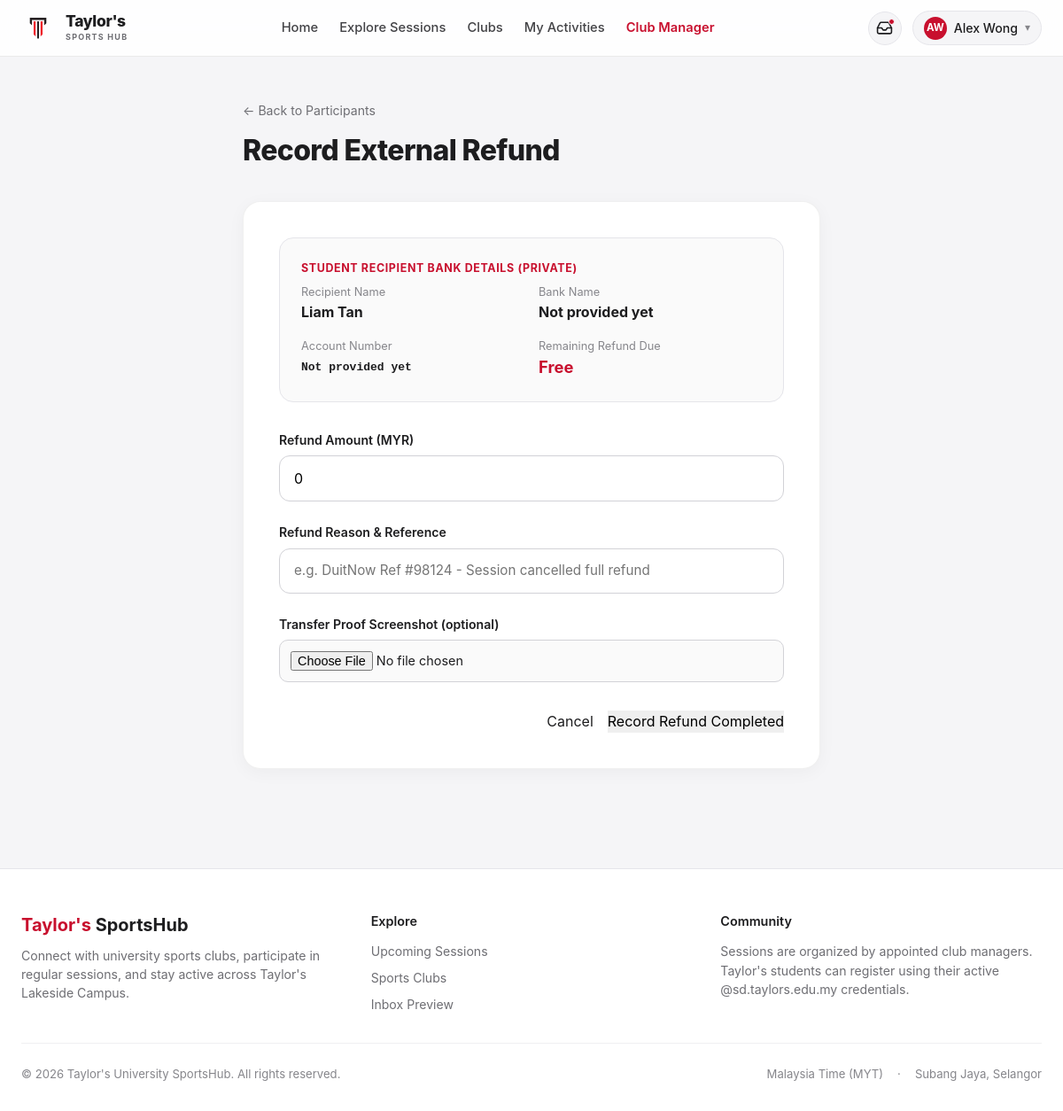
The app's page /manager/record-refund.php?id=1 (signed in) with its own data.
### tables this page shows
CREATE TABLE IF NOT EXISTS `users` (
  `id` INT AUTO_INCREMENT PRIMARY KEY,
  `name` VARCHAR(100) NOT NULL,
  `email` VARCHAR(150) NOT NULL UNIQUE,
  `password_hash` VARCHAR(255) NOT NULL,
  `role` ENUM('student', 'admin') NOT NULL DEFAULT 'student',
  `status` ENUM('active', 'suspended') NOT NULL DEFAULT 'active',
  `phone` VARCHAR(30) NULL,
  `created_at` TIMESTAMP DEFAULT CURRENT_TIMESTAMP,
  `updated_at` TIMESTAMP DEFAULT CURRENT_TIMESTAMP ON UPDATE CURRENT_TIMESTAMP
);

CREATE TABLE IF NOT EXISTS `registrations` (
  `id` INT AUTO_INCREMENT PRIMARY KEY,
  `session_id` INT NOT NULL,
  `user_id` INT NOT NULL,
  `status` ENUM('awaiting_payment', 'awaiting_approval', 'payment_rejected', 'confirmed', 'cancellation_pending', 'cancelled', 'expired') NOT NULL DEFAULT 'confirmed',
  `price_snapshot` DECIMAL(10, 2) NOT NULL DEFAULT 0.00,
  `payment_instructions_snapshot` TEXT NULL,
  `payment_deadline` DATETIME NULL,
  `receipt_path` VARCHAR(255) NULL,
  `receipt_uploaded_at` DATETIME NULL,
  `rejection_reason` VARCHAR(255) NULL,
  `cancellation_requested_at` DATETIME NULL,
  `cancellation_reason` VARCHAR(255) NULL,
  `recipient_bank_name` VARCHAR(100) NULL,
  `recipient_account_name` VARCHAR(150) NULL,
  `recipient_account_number` VARCHAR(50) NULL,
  `created_at` TIMESTAMP DEFAULT CURRENT_TIMESTAMP,
  `updated_at` TIMESTAMP DEFAULT CURRENT_TIMESTAMP ON UPDATE CURRENT_TIMESTAMP,
  UNIQUE KEY `unique_session_user` (`session_id`, `user_id`),
  CONSTRAINT `fk_reg_session` FOREIGN KEY (`session_id`) REFERENCES `sessions` (`id`) ON DELETE CASCADE,
  CONSTRAINT `fk_reg_user` FOREIGN KEY (`user_id`) REFERENCES `users` (`id`) ON DELETE CASCADE
);

### includes/auth.php (called while the page is built, shortened)
<?php
function is_logged_in(): bool {
    return !empty($_SESSION['user_id']);
}
function current_user(): ?array {
    static $cached_user = null;
    if ($cached_user !== null && $cached_user['id'] === (int)$_SESSION['user_id']) {
        return $cached_user;
    }
    $db = get_db_connection();
    $stmt = $db->prepare("SELECT id, name, email, role, status, phone, created_at FROM users WHERE id = :id LIMIT 1");
    $stmt->execute([':id' => $_SESSION['user_id']]);
    $user = $stmt->fetch();
    $cached_user = $user;
    return $user;
}
function require_login(?string $redirect = null): array {
    $user = current_user();
    return $user;
}

### config/app.php (called while the page is built, shortened)
<?php
function app_url(string $path): string {
    return APP_BASE_PATH . '/' . ltrim($path, '/');
}

### manager/record-refund.php (the view, shortened to what this page needs)
<?php
require_once __DIR__ . '/../includes/auth.php';
require_once __DIR__ . '/../includes/helpers.php';
$user = require_login();
$reg_id = (int)($_GET['id'] ?? 0);
$db = get_db_connection();
$stmt = $db->prepare("SELECT r.*, u.name AS student_name, u.email AS student_email,
                             s.title AS session_title, s.club_id, s.session_date
                      FROM registrations r
                      INNER JOIN users u ON r.user_id = u.id
                      INNER JOIN sessions s ON r.session_id = s.id
                      WHERE r.id = :id LIMIT 1");
$stmt->execute([':id' => $reg_id]);
$reg = $stmt->fetch();
$is_self = ($reg['user_id'] === $user['id']);
$stmt = $db->prepare("SELECT COALESCE(SUM(amount), 0) FROM refund_records WHERE registration_id = :id");
$stmt->execute([':id' => $reg_id]);
$total_refunded = (float)$stmt->fetchColumn();
$price_owed = (float)$reg['price_snapshot'];
$remaining_owed = max(0.00, $price_owed - $total_refunded);
require_once __DIR__ . '/../includes/header.php';
?>
<div style="max-width: 700px; margin: 0 auto; padding: 3rem 1.5rem;">
    <div style="margin-bottom: 2rem;">
        <a href="<?= app_url('/manager/participants.php?session_id=' . $reg['session_id']) ?>" style="color: #6e6e73; text-decoration: none; font-size: 0.88rem;">← Back to Participants</a>
        <h1 style="font-size: 2rem; font-weight: 800; color: #1d1d1f; margin: 0.5rem 0 0; letter-spacing: -0.02em;">
            Record External Refund
        </h1>
    </div>
    <div style="background: #fff; border-radius: 20px; border: 1px solid rgba(0,0,0,0.06); box-shadow: 0 4px 20px rgba(0,0,0,0.04); padding: 2.5rem;">
        <div style="background: #fafafa; border-radius: 16px; border: 1px solid #e5e5ea; padding: 1.5rem; margin-bottom: 2rem;">
            <span style="font-size: 0.78rem; text-transform: uppercase; font-weight: 700; color: #c8102e; letter-spacing: 0.05em; display: block; margin-bottom: 0.5rem;">
                Student Recipient Bank Details (Private)
            </span>
            <div style="display: grid; grid-template-columns: 1fr 1fr; gap: 1rem;">
                <div>
                    <span style="font-size: 0.8rem; color: #86868b; display: block;">Recipient Name</span>
                    <strong style="color: #1d1d1f;"><?= e($reg['recipient_account_name'] ?: $reg['student_name']) ?></strong>
                </div>
                <div>
                    <span style="font-size: 0.8rem; color: #86868b; display: block;">Bank Name</span>
                    <strong style="color: #1d1d1f;"><?= e($reg['recipient_bank_name'] ?: 'Not provided yet') ?></strong>
                </div>
                <div>
                    <span style="font-size: 0.8rem; color: #86868b; display: block;">Account Number</span>
                    <strong style="color: #1d1d1f; font-family: monospace;"><?= e($reg['recipient_account_number'] ?: 'Not provided yet') ?></strong>
                </div>
                <div>
                    <span style="font-size: 0.8rem; color: #86868b; display: block;">Remaining Refund Due</span>
                    <strong style="color: #c8102e; font-size: 1.15rem;"><?= format_price($remaining_owed) ?></strong>
                </div>
            </div>
        </div>
        <?php if (!$is_self): ?>
            <form method="POST" action="<?= $_SERVER['REQUEST_URI'] ?>" enctype="multipart/form-data">
                <div style="margin-bottom: 1.5rem;">
                    <label for="amount" style="display: block; font-size: 0.88rem; font-weight: 600; color: #1d1d1f; margin-bottom: 0.4rem;">
                        Refund Amount (MYR)
                    </label>
                    <input type="number" step="0.01" min="0.01" max="<?= $remaining_owed ?>" id="amount" name="amount" value="<?= $remaining_owed ?>" required style="width: 100%; padding: 0.8rem 1rem; border-radius: 12px; border: 1px solid #d2d2d7; font-size: 1rem; box-sizing: border-box;">
                </div>
                <div style="margin-bottom: 1.5rem;">
                    <label for="reason" style="display: block; font-size: 0.88rem; font-weight: 600; color: #1d1d1f; margin-bottom: 0.4rem;">
                        Refund Reason & Reference
                    </label>
                    <input type="text" id="reason" name="reason" placeholder="e.g. DuitNow Ref #98124 - Session cancelled full refund" required style="width: 100%; padding: 0.8rem 1rem; border-radius: 12px; border: 1px solid #d2d2d7; font-size: 0.95rem; box-sizing: border-box;">
                </div>
                <div style="margin-bottom: 2rem;">
                    <label for="proof" style="display: block; font-size: 0.88rem; font-weight: 600; color: #1d1d1f; margin-bottom: 0.4rem;">
                        Transfer Proof Screenshot (optional)
                    </label>
                    <input type="file" id="proof" name="proof" accept="image/png,image/jpeg,image/webp,application/pdf" style="width: 100%; padding: 0.75rem; background: #fafafa; border: 1px solid #d2d2d7; border-radius: 10px; font-size: 0.9rem;">
                </div>
                <div style="display: flex; justify-content: flex-end; gap: 1rem;">
                    <a href="<?= app_url('/manager/participants.php?session_id=' . $reg['session_id']) ?>" class="btn-hero-secondary" style="display: inline-block;">
                        Cancel
                    </a>
                    <button type="submit" class="btn-hero-primary" style="border: none; cursor: pointer;">
                        Record Refund Completed
                    </button>
                </div>
            </form>
        <?php endif; ?>
    </div>
</div>
<?php require_once __DIR__ . '/../includes/footer.php'; ?>

### includes/header.php (shortened to what this page needs)
<?php
require_once __DIR__ . '/auth.php';
require_once __DIR__ . '/helpers.php';
$current_user = current_user();
$current_page = basename($_SERVER['PHP_SELF']);
$managed_clubs = $current_user ? get_user_managed_clubs($current_user['id']) : [];
$is_any_manager = !empty($managed_clubs) || ($current_user && $current_user['role'] === 'admin');
?>
<!DOCTYPE html>
<html lang="en">
<head>
    <link rel="stylesheet" href="<?= APP_BASE_PATH ?>/assets/css/style.css">
</head>
<body>
<header class="site-nav">
    <div class="nav-container">
        <a href="<?= APP_BASE_PATH ?>/index.php" class="brand-group" aria-label="Taylor's SportsHub Home">
            <?= get_site_logo_html() ?>
            <div class="brand-text">
                <span class="brand-title">Taylor's</span>
                <span class="brand-subtitle">SPORTS HUB</span>
            </div>
        </a>
        <nav class="nav-links" aria-label="Main Navigation">
            <a href="<?= APP_BASE_PATH ?>/index.php" class="nav-item <?= $current_page === 'index.php' ? 'active' : '' ?>">Home</a>
            <a href="<?= APP_BASE_PATH ?>/sessions.php" class="nav-item <?= in_array($current_page, ['sessions.php', 'session-detail.php']) ? 'active' : '' ?>">Explore Sessions</a>
            <a href="<?= APP_BASE_PATH ?>/clubs.php" class="nav-item <?= in_array($current_page, ['clubs.php', 'club.php']) ? 'active' : '' ?>">Clubs</a>
            <?php if ($current_user): ?>
                <a href="<?= APP_BASE_PATH ?>/my-activities.php" class="nav-item <?= in_array($current_page, ['my-activities.php', 'payment.php', 'cancel-registration.php']) ? 'active' : '' ?>">My Activities</a>
                <?php if ($is_any_manager): ?>
                    <a href="<?= APP_BASE_PATH ?>/manager/sessions.php" class="nav-item <?= str_contains($_SERVER['SCRIPT_NAME'] ?? '', '/manager/') ? 'active' : '' ?>" style="color: #c8102e; font-weight: 600;">Club Manager</a>
                <?php endif; ?>
            <?php endif; ?>
        </nav>
        <div class="nav-auth-actions">
            <?php if ($current_user): ?>
                <a href="<?= APP_BASE_PATH ?>/inbox.php" class="nav-inbox-btn <?= $current_page === 'inbox.php' ? 'active' : '' ?>" title="Inbox notifications (Prototype preview)" aria-label="Inbox notifications">
                    <svg width="19" height="19" fill="none" stroke="currentColor" stroke-width="2" stroke-linecap="round" stroke-linejoin="round" viewBox="0 0 24 24"><path d="M22 12h-6l-2 3h-4l-2-3H2"/><path d="M5.45 5.11 2 12v6a2 2 0 0 0 2 2h16a2 2 0 0 0 2-2v-6l-3.45-6.89A2 2 0 0 0 16.76 4H7.24a2 2 0 0 0-1.79 1.11z"/></svg>
                    <span class="nav-inbox-dot" aria-hidden="true"></span>
                </a>
                <div class="user-pill" tabindex="0" aria-label="User profile menu">
                    <div class="user-avatar-badge"><?= get_initials($current_user['name']) ?></div>
                    <span><?= e($current_user['name']) ?></span>
                    <span style="font-size: 0.75rem; color: #86868b;">▾</span>
                </div>
            <?php else: ?>
                <a href="<?= APP_BASE_PATH ?>/login.php" class="btn-nav-login">Sign in</a>
                <a href="<?= APP_BASE_PATH ?>/register.php" class="btn-nav-signup">Sign up</a>
            <?php endif; ?>
        </div>
    </div>
</header>
<main id="main-content">

### assets/css/style.css (style rules this page uses)
:root { --font-family: -apple-system, BlinkMacSystemFont, "SF Pro Text", "SF Pro Display", -apple-system-subheadline, "SF Pro", system-ui, "Helvetica Neue", Helvetica, Arial, sans-serif; --font-serif: "New York", Georgia, Cambria, "Times New Roman", Times, serif; --bg-page: #f5f5f7; --bg-surface-subtle: #fbfbfd; --bg-surface-card: #ffffff; --text-main: #1d1d1f; --text-secondary: #424245; --text-muted: #6e6e73; --text-light: #86868b; --color-primary: #c81e27; --color-primary-hover: #b01820; --color-primary-active: #941219; --color-primary-light: #fff2f2; --color-primary-border: #fecdd3; --color-primary-glow: rgba(200, 30, 39, 0.14); --badge-open-bg: rgba(52, 199, 89, 0.12); --badge-open-text: #248a3d; --badge-open-border: rgba(52, 199, 89, 0.28); --badge-full-bg: rgba(255, 59, 48, 0.11); --badge-full-text: #d70015; --badge-full-border: rgba(255, 59, 48, 0.25); --badge-waitlist-bg: rgba(255, 149, 0, 0.12); --badge-waitlist-text: #b25000; --badge-waitlist-border: rgba(255, 149, 0, 0.28); --badge-joined-bg: rgba(0, 113, 227, 0.11); --badge-joined-text: #0071e3; --badge-joined-border: rgba(0, 113, 227, 0.25); --badge-completed-bg: rgba(142, 142, 147, 0.12); --badge-completed-text: #636366; --badge-completed-border: rgba(142, 142, 147, 0.22); --badge-draft-bg: rgba(142, 142, 147, 0.08); --badge-draft-text: #6e6e73; --badge-draft-border: rgba(142, 142, 147, 0.18); --border-subtle: rgba(0, 0, 0, 0.04); --border-light: rgba(0, 0, 0, 0.08); --radius-xs: 6px; --radius-sm: 10px; --radius-md: 14px; --radius-lg: 20px; --radius-xl: 28px; --radius-full: 9999px; --shadow-xs: 0 1px 2px 0 rgba(0, 0, 0, 0.03); --shadow-sm: 0 2px 6px 0 rgba(0, 0, 0, 0.04), 0 1px 2px -1px rgba(0, 0, 0, 0.03); --shadow-md: 0 6px 16px -2px rgba(0, 0, 0, 0.06), 0 2px 6px -1px rgba(0, 0, 0, 0.03); --shadow-lg: 0 16px 36px -6px rgba(0, 0, 0, 0.08), 0 6px 14px -2px rgba(0, 0, 0, 0.04); --shadow-card-hover: 0 20px 42px -8px rgba(0, 0, 0, 0.10), 0 8px 18px -4px rgba(0, 0, 0, 0.04); --shadow-modal: 0 28px 64px -12px rgba(0, 0, 0, 0.20), 0 12px 28px -8px rgba(0, 0, 0, 0.08); --max-width: 1220px; --header-height: 72px; --transition-press: 0.12s cubic-bezier(0.16, 1, 0.3, 1); --transition-fast: 0.18s cubic-bezier(0.16, 1, 0.3, 1); --transition-normal: 0.28s cubic-bezier(0.16, 1, 0.3, 1); }
*, *::before, *::after { box-sizing: border-box; margin: 0; padding: 0; }
html { scroll-behavior: smooth; }
body { font-family: var(--font-family); background-color: var(--bg-page); color: var(--text-main); line-height: 1.55; -webkit-font-smoothing: antialiased; -moz-osx-font-smoothing: grayscale; min-height: 100vh; display: flex; flex-direction: column; }
a { color: inherit; text-decoration: none; transition: color var(--transition-fast); }
button, input, select, textarea { font: inherit; }
button { cursor: pointer; }
.brand-group { display: flex; align-items: center; gap: 12px; font-weight: 700; letter-spacing: -0.02em; }
.brand-text { display: flex; flex-direction: column; }
.brand-title { font-size: 17.5px; font-weight: 800; color: var(--text-main); line-height: 1.1; letter-spacing: -0.02em; }
.brand-subtitle { font-size: 9px; font-weight: 700; color: var(--text-muted); letter-spacing: 0.14em; text-transform: uppercase; margin-top: 2px; }
.nav-links { display: flex; align-items: center; gap: 32px; }

### records on screen
users: name "AW", name "Alex Wong"
registrations: user.name "Liam Tan", recipient_bank_name "Not provided yet", recipient_account_number "Not provided yet"

### other values on screen
format_price($remaining_owed) "Free"
